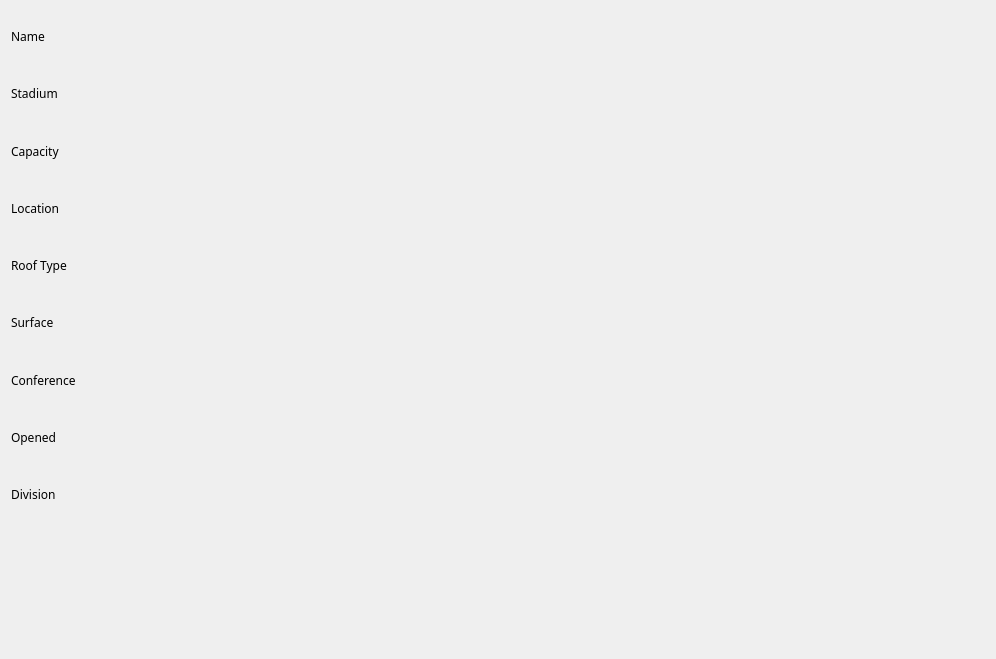
<?xml version="1.0" encoding="UTF-8"?>
<ui version="4.0">
 <class>W_TeamsListClass</class>
 <widget class="QWidget" name="W_TeamsListClass">
  <property name="geometry">
   <rect>
    <x>0</x>
    <y>0</y>
    <width>996</width>
    <height>659</height>
   </rect>
  </property>
  <property name="windowTitle">
   <string>W_TeamsList</string>
  </property>
  <widget class="QWidget" name="horizontalLayoutWidget">
   <property name="geometry">
    <rect>
     <x>0</x>
     <y>0</y>
     <width>431</width>
     <height>531</height>
    </rect>
   </property>
   <layout class="QVBoxLayout" name="verticalLayout">
    <item>
     <widget class="QLabel" name="L_Name">
      <property name="font">
       <font>
        <family>Lucida Bright</family>
       </font>
      </property>
      <property name="text">
       <string>Name</string>
      </property>
     </widget>
    </item>
    <item>
     <widget class="QLabel" name="L_Stadium">
      <property name="font">
       <font>
        <family>Lucida Bright</family>
       </font>
      </property>
      <property name="text">
       <string>Stadium</string>
      </property>
     </widget>
    </item>
    <item>
     <widget class="QLabel" name="L_Capacity">
      <property name="font">
       <font>
        <family>Lucida Bright</family>
       </font>
      </property>
      <property name="text">
       <string>Capacity</string>
      </property>
     </widget>
    </item>
    <item>
     <widget class="QLabel" name="L_Location">
      <property name="font">
       <font>
        <family>Lucida Bright</family>
       </font>
      </property>
      <property name="text">
       <string>Location</string>
      </property>
     </widget>
    </item>
    <item>
     <widget class="QLabel" name="L_RoofType">
      <property name="font">
       <font>
        <family>Lucida Bright</family>
       </font>
      </property>
      <property name="text">
       <string>Roof Type</string>
      </property>
     </widget>
    </item>
    <item>
     <widget class="QLabel" name="L_Surface">
      <property name="font">
       <font>
        <family>Lucida Bright</family>
       </font>
      </property>
      <property name="text">
       <string>Surface</string>
      </property>
     </widget>
    </item>
    <item>
     <widget class="QLabel" name="L_Conference">
      <property name="font">
       <font>
        <family>Lucida Bright</family>
       </font>
      </property>
      <property name="text">
       <string>Conference</string>
      </property>
     </widget>
    </item>
    <item>
     <widget class="QLabel" name="L_Opened">
      <property name="font">
       <font>
        <family>Lucida Bright</family>
       </font>
      </property>
      <property name="text">
       <string>Opened</string>
      </property>
     </widget>
    </item>
    <item>
     <widget class="QLabel" name="L_Division">
      <property name="font">
       <font>
        <family>Lucida Bright</family>
       </font>
      </property>
      <property name="text">
       <string>Division</string>
      </property>
     </widget>
    </item>
   </layout>
  </widget>
 </widget>
 <layoutdefault spacing="6" margin="11"/>
 <resources/>
 <connections/>
</ui>
